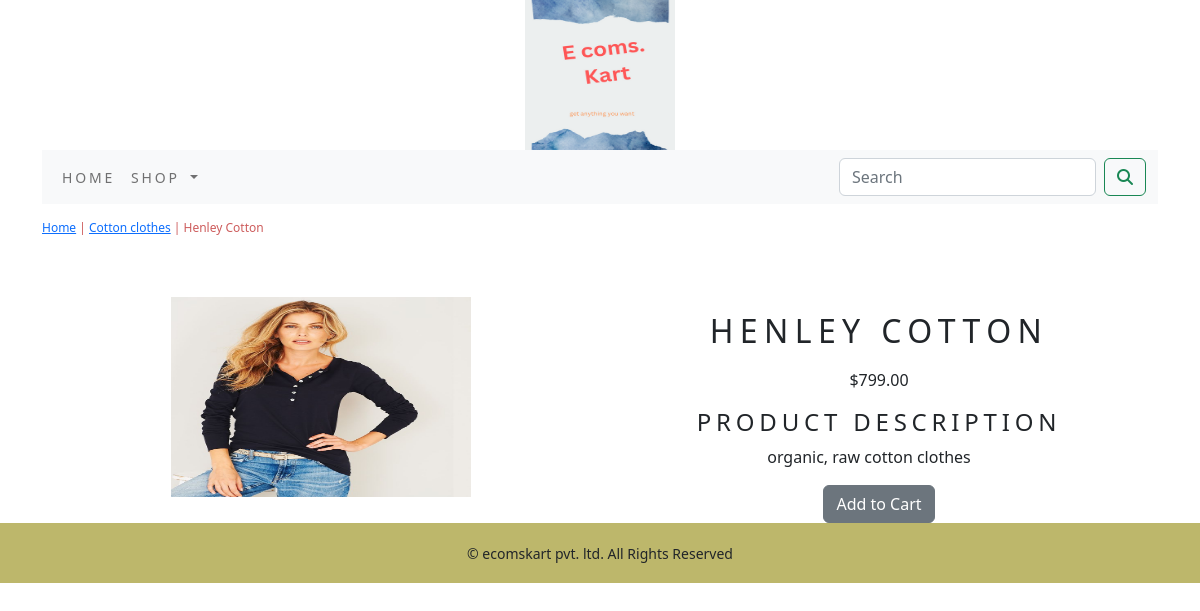
/shop/cotton-clothes/henley-cotton, run on the app's committed database.
### ecomapp/models.py (models this page shows, shortened)
class Product(models.Model):
    name=models.CharField(max_length=250,unique=True)
    slug=models.SlugField(max_length=250,unique=True)
    description=models.TextField(blank=True)
    price=models.DecimalField(max_digits=10,decimal_places=2)
    category=models.ForeignKey(Category,on_delete=models.CASCADE)
    image=models.ImageField(upload_to='products',blank=True)
    stock=models.IntegerField()
    available=models.BooleanField(default=True)
    created=models.DateTimeField(auto_now_add=True)
    updated=models.DateTimeField(auto_now=True)
    class Meta:
        ordering=('name',)
        verbose_name='product'
        verbose_name_plural='products'

class Category(models.Model):
    name=models.CharField(max_length=250,unique=True)
    slug=models.SlugField(max_length=250,unique=True)
    description=models.TextField(blank=True)
    image=models.ImageField(upload_to='category',blank=True)
    class Meta:
        ordering=('name',)
        verbose_name='category'
        verbose_name_plural='categories'
    def get_url(self):
        return reverse('ecomapp:products_by_category',args=[self.slug])
    def __str__(self):
            return '{}'.format(self.name)

### ecomapp/views.py (the view)
# urls.py: path('<slug:c_slug>/<slug:product_slug>',views.proDetail,name='prodCatdetail'),
def proDetail(request,c_slug,product_slug):
    try:
        product=Product.objects.get(category__slug=c_slug,slug=product_slug)
    except Exception as e:
        raise e
    return render(request,'product.html',{'product':product})

### cart/context_processors.py (called while the page is built)
def counter(request):
    item_count=0
    if 'admin' in request.path:
        return {}
    else:
        try:
            cart=Cart.objects.filter(cart_id=_cart_id(request))
            cart_items=CartItem.objects.all().filter(cart=cart[:1])
            for cart_item in cart_items:
                item_count += cart_item.quantity
        except Cart.DoesNotExist:
            item_count=0
    return dict(item_count=item_count)

### cart/views.py (called while the page is built)
def _cart_id(request):
    cart=request.session.session_key
    if not cart:
        cart = request.session.create()
    return cart

### ecomapp/context_processors.py (called while the page is built)
def menu_links(request):
    links=Category.objects.all()
    return dict(links=links)

### templates/product.html (shortened to what this page needs)
{% extends 'base.html' %}
{% load static %}
{% block content %}
<div class="row my_prod_row_class">
    <div class="mx_auto">
        <p> <a href="{% url 'ecomapp:allProdCat' %}">Home</a> | <a href="{{product.category.get_url}}">{{product.category}}</a> | {{product.name}}</p>
    </div>
</div>
<div class="container">
<br>
<div class="row">
    <div class=" col-12 col-sm-12 col-md-12 col-lg-6 text-center">
        <div style="min-width:18rem">
            <img src="{{product.image.url}}" alt="{{product.name}}" width="300" height="200">
        </div>
    </div>
    <div class="col-12 col-sm-12 col-md-12 col-lg-6 text-center">
        <div>
        <h1 class="my_prod_title">{{product.name}}</h1>
        <p>${{product.price}}</p>
        <h3 class="my_title"> Product Description </h3>
        <p class="text-justify my_prod_text">{{product.description}}</p>
        {% if product.stock <= 0 %}
        <p class="text-justify my_prod_text"><b>Out of Stock</b></p>
        {% else %}
        <a class="btn btn-secondary" href="{% url 'cart:add_cart' product.id %}">Add to Cart</a>
        {% endif %}
    </div>
</div>
</div>
</div>
{% endblock %}

### static/css/custom.css (style rules this page uses)
body { font-family: 'Poor Story', cursive; }
.my_title { font-size : 24px; text-transform : uppercase; letter-spacing : .2em; }
.my_prod_row_class { padding-top:15px; padding-bottom:20px; }
.my_prod_row_class .mx_auto { color:#CD5C5C; font-size:12px; text-declaration:none; }
.my_prod_title { font-size:32px; text-transform: uppercase; letter-spacing:.2em; padding-top:15px; padding-bottom:10px; }
.my_prod_text { padding-right:20px; }

### data on the page
Product: category "Cotton clothes", name "Henley Cotton", image (picture), name "HENLEY COTTON", price "799.00", description "organic, raw cotton clothes"
